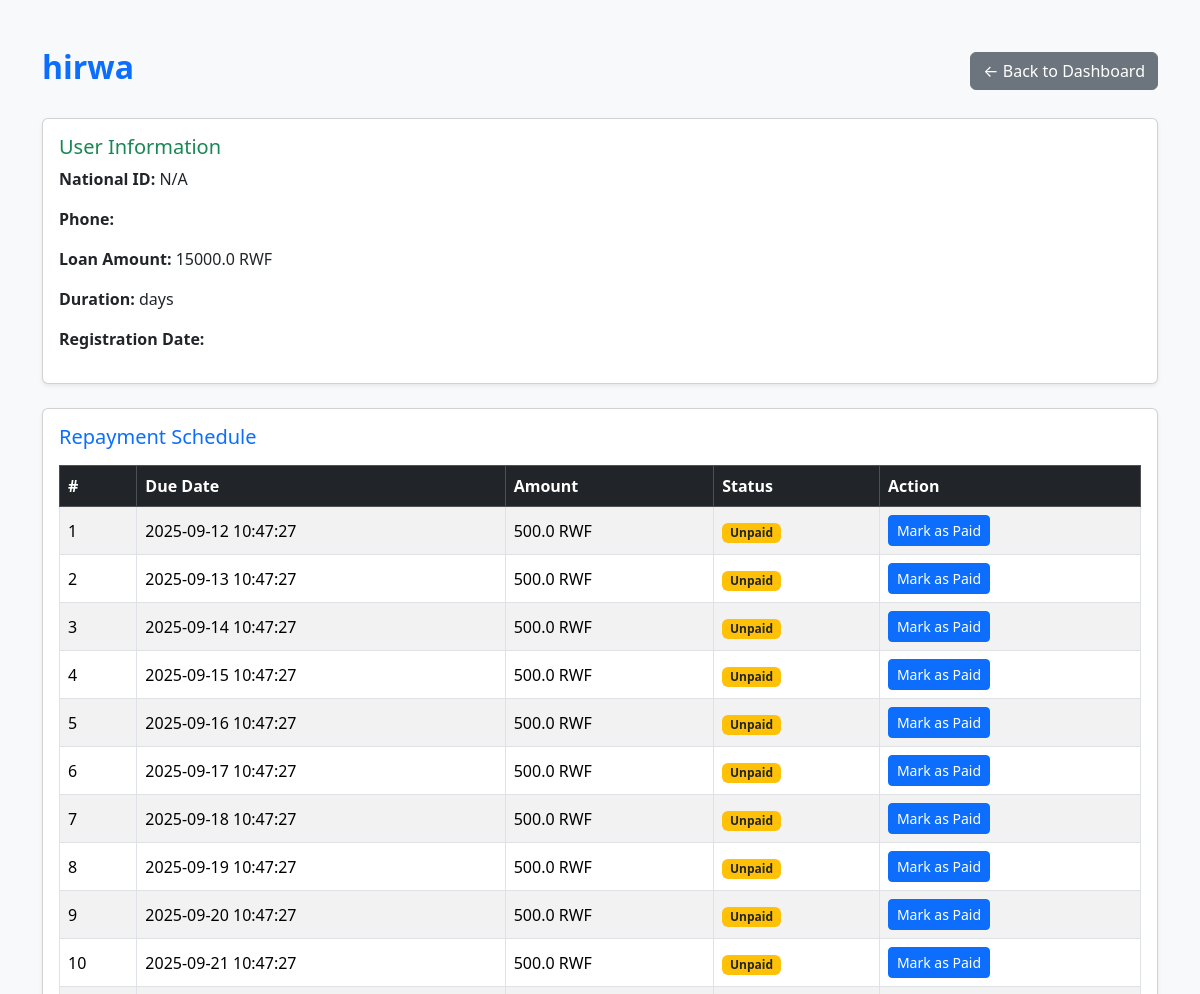
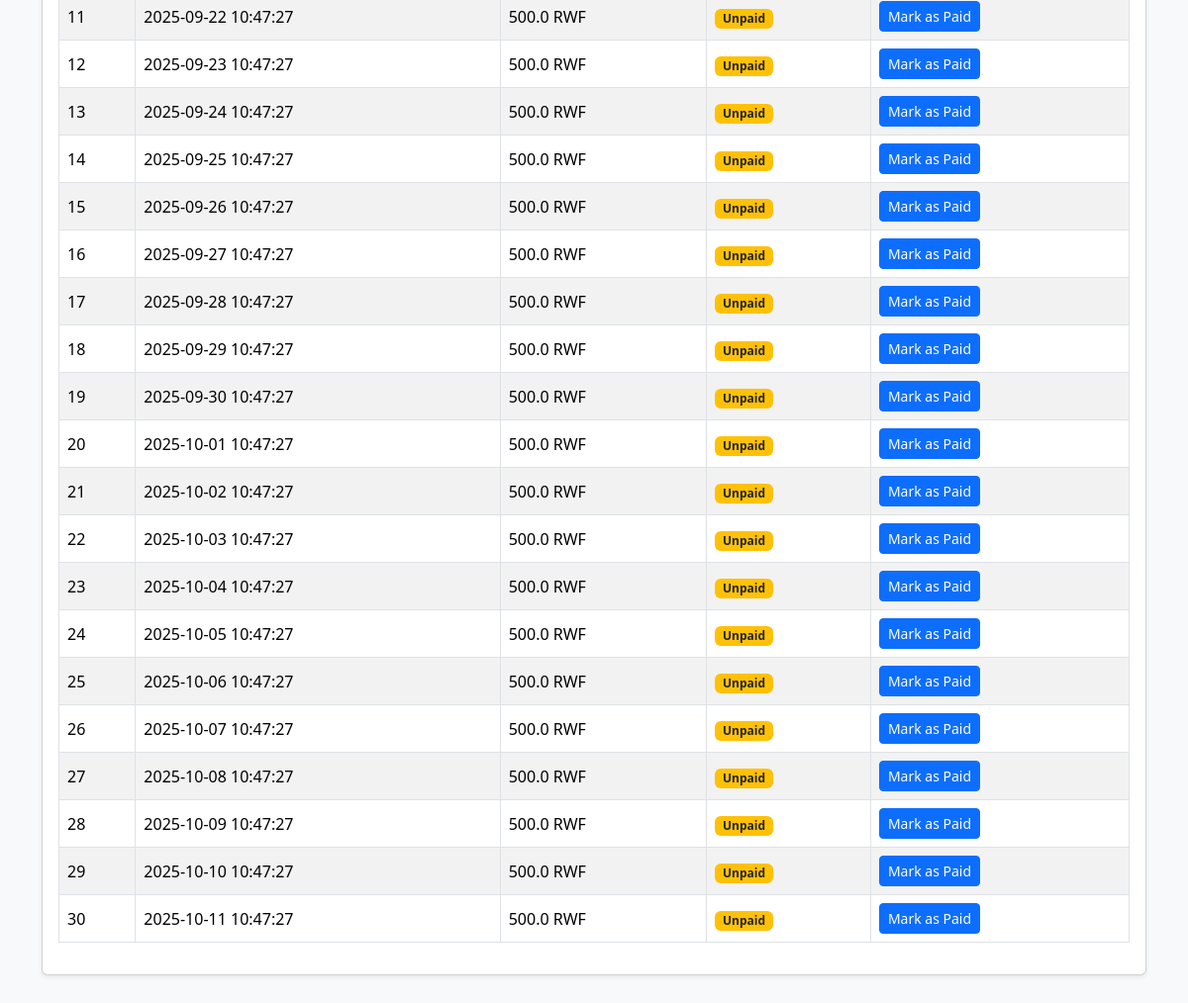
/user/4 (signed in), run on the app's committed database (2 pictures, top to bottom).
### tables this page shows
CREATE TABLE users (
            id INTEGER PRIMARY KEY AUTOINCREMENT,
            session_id TEXT,
            phone TEXT,
            national_id TEXT,
            full_name TEXT,
            address TEXT,
            father_name TEXT,
            mother_name TEXT,
            loan_amount REAL,
            duration INTEGER,
            date_registered TEXT
        );

CREATE TABLE repayments (
            id INTEGER PRIMARY KEY AUTOINCREMENT,
            user_id INTEGER,
            amount REAL,
            due_date TEXT,
            paid INTEGER DEFAULT 0,
            FOREIGN KEY(user_id) REFERENCES users(id)
        );

### app.py (the view)
@app.route("/user/<int:user_id>")
def user_details(user_id):
    if "admin" not in session:
        return redirect(url_for("login"))
    user = get_user_by_id(user_id)
    if not user:
        flash("User not found", "error")
        return redirect(url_for("dashboard"))
    repayments = get_repayments_by_user(user_id)
    today = datetime.now()
    for r in repayments:
        due_date = datetime.strptime(r["due_date"], "%Y-%m-%d %H:%M:%S")
        delta = due_date - today
        r["countdown"] = f"{delta.days} days" if delta.days > 0 else "0 days"
        r["status"] = "Paid" if r.get("paid") == 1 else "Unpaid"
    return render_template("user_details.html", user=user, repayments=repayments)

### app.py (called while the page is built)
def get_user_by_id(user_id):
    conn = sqlite3.connect(DB_NAME)
    conn.row_factory = sqlite3.Row
    c = conn.cursor()
    c.execute("SELECT * FROM users WHERE id=?", (user_id,))
    row = c.fetchone()
    conn.close()
    return dict(row) if row else None

def get_repayments_by_user(user_id):
    conn = sqlite3.connect(DB_NAME)
    conn.row_factory = sqlite3.Row
    c = conn.cursor()
    c.execute("SELECT * FROM repayments WHERE user_id=?", (user_id,))
    rows = c.fetchall()
    conn.close()
    return [dict(r) for r in rows]

### templates/user_details.html (shortened to what this page needs)
<!DOCTYPE html>
<html lang="en">
<head>
    <link href="https://cdn.jsdelivr.net/npm/bootstrap@5.3.2/dist/css/bootstrap.min.css" rel="stylesheet">
</head>
<body class="bg-light">
    <div class="container py-5">
        <div class="d-flex justify-content-between align-items-center mb-4">
            <h2 class="fw-bold text-primary">{{ user.full_name }}</h2>
            <a href="{{ url_for('dashboard') }}" class="btn btn-secondary">← Back to Dashboard</a>
        </div>
        <div class="card shadow-sm mb-4">
            <div class="card-body">
                <h5 class="card-title text-success">User Information</h5>
                <p><strong>National ID:</strong> {{ user.national_id }}</p>
                <p><strong>Phone:</strong> {{ user.phone_number }}</p>
                <p><strong>Loan Amount:</strong> {{ user.loan_amount }} RWF</p>
                <p><strong>Duration:</strong> {{ user.loan_duration }} days</p>
                <p><strong>Registration Date:</strong> {{ user.registration_date }}</p>
            </div>
        </div>
        <div class="card shadow-sm">
            <div class="card-body">
                <h5 class="card-title text-primary mb-3">Repayment Schedule</h5>
                {% if repayments %}
                    <table class="table table-striped table-bordered align-middle">
                        <thead class="table-dark">
                            <tr>
                                <th>#</th>
                                <th>Due Date</th>
                                <th>Amount</th>
                                <th>Status</th>
                                <th>Action</th>
                            </tr>
                        </thead>
                        <tbody>
                            {% for r in repayments %}
                                <tr>
                                    <td>{{ loop.index }}</td>
                                    <td>{{ r.due_date }}</td>
                                    <td>{{ r.amount }} RWF</td>
                                    <td>
                                        {% if r.status == 'Paid' %}
                                            <span class="badge bg-success">Paid</span>
                                        {% elif r.status == 'Overdue' %}
                                            <span class="badge bg-danger">Overdue</span>
                                        {% else %}
                                            <span class="badge bg-warning text-dark">Unpaid</span>
                                        {% endif %}
                                    </td>
                                    <td>
                                        {% if r.status != 'Paid' %}
                                            <a href="{{ url_for('mark_paid', repayment_id=r.id) }}" class="btn btn-sm btn-primary">
                                                Mark as Paid
                                            </a>
                                        {% else %}
                                            <button class="btn btn-sm btn-outline-secondary" disabled>✓ Paid</button>
                                        {% endif %}
                                    </td>
                                </tr>
                            {% endfor %}
                        </tbody>
                    </table>
                {% else %}
                    <p class="text-muted">No repayment records found for this user.</p>
                {% endif %}
            </div>
        </div>
    </div>
</body>
</html>

### data on the page
users: full_name "hirwa", national_id "N/A", loan_amount "15000.0"
repayments: due_date "2025-09-12 10:47:27", amount "500.0"
repayments: due_date "2025-09-13 10:47:27", amount "500.0"
repayments: due_date "2025-09-14 10:47:27", amount "500.0"
repayments: due_date "2025-09-15 10:47:27", amount "500.0"
repayments: due_date "2025-09-16 10:47:27", amount "500.0"
repayments: due_date "2025-09-17 10:47:27", amount "500.0"
repayments: due_date "2025-09-18 10:47:27", amount "500.0"
repayments: due_date "2025-09-19 10:47:27", amount "500.0"
repayments: due_date "2025-09-20 10:47:27", amount "500.0"
repayments: due_date "2025-09-21 10:47:27", amount "500.0"
repayments: due_date "2025-09-22 10:47:27", amount "500.0"
repayments: due_date "2025-09-23 10:47:27", amount "500.0"
repayments: due_date "2025-09-24 10:47:27", amount "500.0"
repayments: due_date "2025-09-25 10:47:27", amount "500.0"
repayments: due_date "2025-09-26 10:47:27", amount "500.0"
repayments: due_date "2025-09-27 10:47:27", amount "500.0"
repayments: due_date "2025-09-28 10:47:27", amount "500.0"
repayments: due_date "2025-09-29 10:47:27", amount "500.0"
repayments: due_date "2025-09-30 10:47:27", amount "500.0"
repayments: due_date "2025-10-01 10:47:27", amount "500.0"
repayments: due_date "2025-10-02 10:47:27", amount "500.0"
repayments: due_date "2025-10-03 10:47:27", amount "500.0"
repayments: due_date "2025-10-04 10:47:27", amount "500.0"
repayments: due_date "2025-10-05 10:47:27", amount "500.0"
repayments: due_date "2025-10-06 10:47:27", amount "500.0"
repayments: due_date "2025-10-07 10:47:27", amount "500.0"
repayments: due_date "2025-10-08 10:47:27", amount "500.0"
repayments: due_date "2025-10-09 10:47:27", amount "500.0"
repayments: due_date "2025-10-10 10:47:27", amount "500.0"
repayments: due_date "2025-10-11 10:47:27", amount "500.0"
